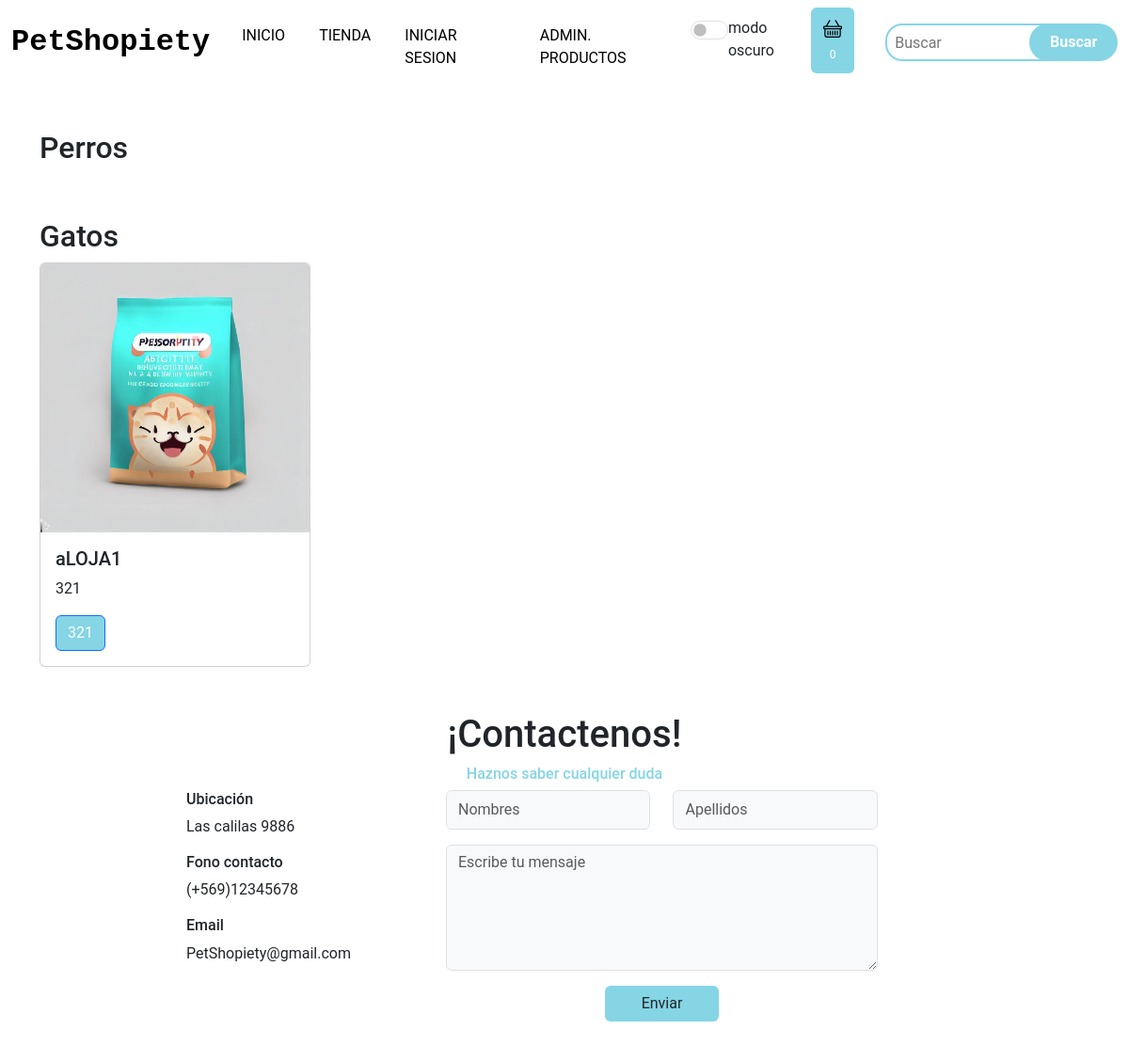
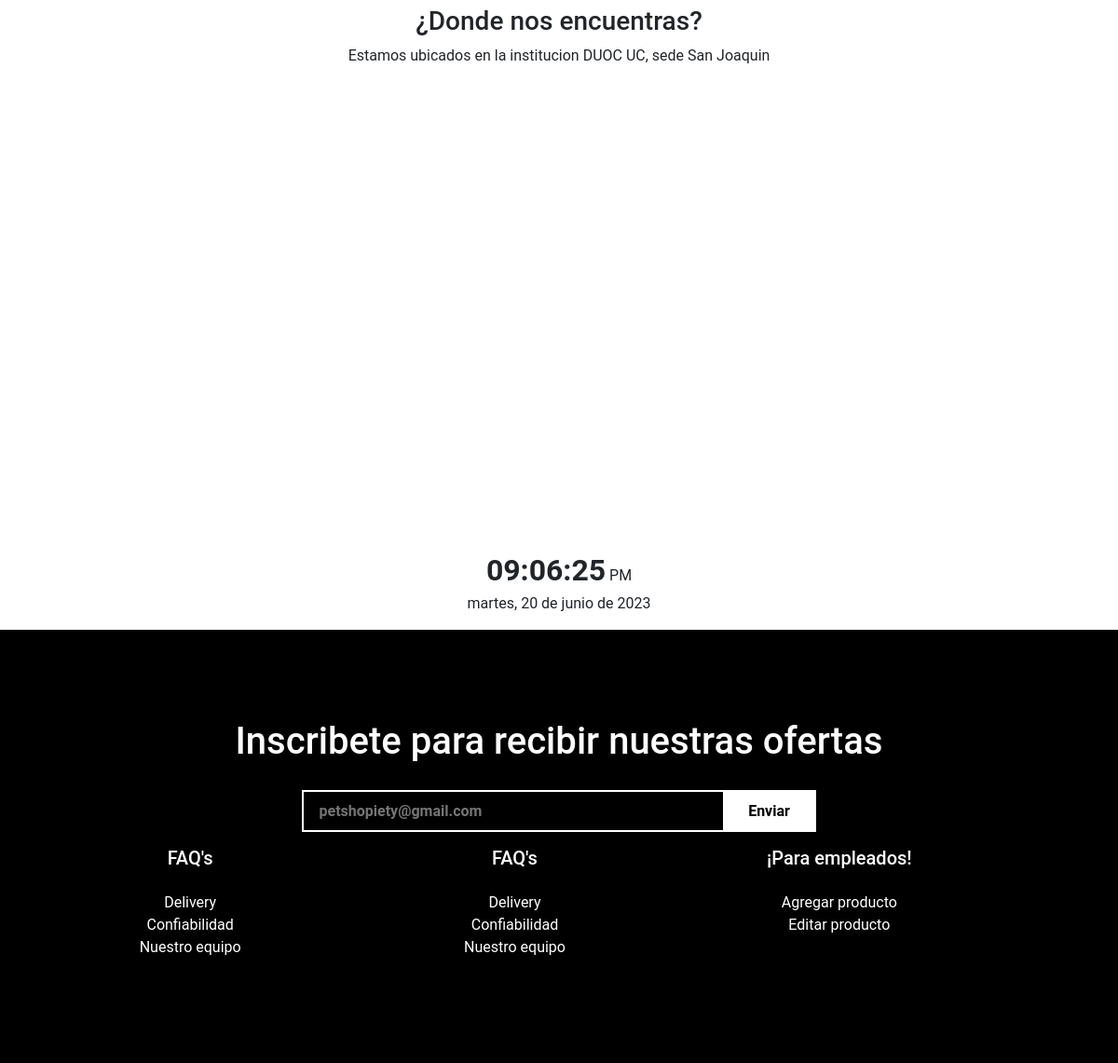
The page /tienda on the database its author committed (2 pictures, top to bottom).
### apps/PetShopiety/models.py (models this page shows, shortened)
class Producto(models.Model):
    sku = models.IntegerField(primary_key=True)
    nombre = models.CharField(max_length=50)
    stock = models.IntegerField()
    precio = models.IntegerField()
    descripcion = models.CharField(max_length=200)
    id_cat = models.ForeignKey(Categoria, on_delete=models.CASCADE)
    img_url = models.ImageField(upload_to='imagenesProducto')

### apps/PetShopiety/views.py (the view)
# urls.py: path('tienda', views.cargarTienda),
def cargarTienda(request):
    productos = Producto.objects.all()
    categoria_perros = Producto.objects.filter(id_cat=1)
    categoria_gatos = Producto.objects.filter(id_cat=2)
    return render(request, "tienda.html", {"prod": productos, "cate_gatos": categoria_gatos, "cate_perros": categoria_perros})

### apps/PetShopiety/templates/tienda.html (shortened to what this page needs)
<!DOCTYPE html>
<html lang="en">
{%load static%}
<head>
  <link href="https://cdn.jsdelivr.net/npm/bootstrap@5.3.0-alpha3/dist/css/bootstrap.min.css" rel="stylesheet"
 />
  <link rel="stylesheet" href="https://cdn.jsdelivr.net/npm/bootstrap-icons@1.10.5/font/bootstrap-icons.css">
  {% block head %}
  <link rel="stylesheet" href="{% static 'css/style.css' %}">
  {% endblock %}
</head>
<body>
  <nav class="navbar navbar-expand-lg">
    <div class="container-fluid">
      <a class="navbar-brand fw-bold" href="/">PetShopiety</a>
      <div class="collapse navbar-collapse" id="navbarSupportedContent">
        <ul class="navbar-nav m-auto mb-2 mb-lg-0">
          <li class="nav-item">
            <a class="nav-link active" href="/">Inicio</a>
          </li>
          <li class="nav-item">
            <a class="nav-link" href="#">Tienda</a>
          </li>
          <li>
            <a class="nav-link" href="/iniciar_sesion">Iniciar Sesion</a>
          </li>
          <li>
            <a class="nav-link" href="/admin_productos">ADMIN. PRODUCTOS</a>
          </li>
          <li>
            <div class="form-check form-switch">
              <input type="checkbox" class="form-check-input" id="checkbox" onclick="setDarkMode()">
              <label class="form-check-label" for="checkbox">modo oscuro</label>
            </div>
          </li>
        </ul>
        <div class="col-1 mb-1 ">
          <button id="carrito" class="btn align-content-center" type="button" data-bs-toggle="offcanvas"
            data-bs-target="#offcanvasScrolling" aria-controls="offcanvasScrolling">
            <span id="cantidad-carrito" class="cantidad-carrito"></span>
          </button>
        </div>
        <form class="d-flex" role="search">
          <input class="px-2 search" type="search" placeholder="Buscar" aria-label="Buscar" />
          <button class="btn0" type="submit">
            Buscar
          </button>
        </form>
      </div>
    </div>
  </nav>
    <div class="container">
        <div class="row mt-5">
            <h2>Perros</h2>
        </div>
        <div class="row mt-5">
            <h2>Gatos</h2>
            {% for p in cate_gatos %}
            <div class="col">
                <div class="card" style="width: 18rem;">
                  {%if p.img_url.url%}
                    <img src="{{p.img_url.url}}" class="card-img-top img-fluid" alt="...">
                  {%else %}
                  <img src="{{p.img_url}}" class="card-img-top img-fluid" alt="...">
                  {% endif %}
                    <div class="card-body">
                      <h5 class="card-title">{{p.nombre}}</h5>
                      <p class="card-text">{{p.descripcion}}</p>
                      <a href="#" class="btn btn-primary">{{p.precio}}</a>
                    </div>
                  </div>
            </div>
            {% endfor %}
        </div>
    </div>
  <section class="contact m-5" id="contact">
    <div class="container">
      <div class="row">
        <div class="col-lg-5 m-auto text-center">
          <h1>¡Contactenos!</h1>
          <h6 style="color: rgb(133,213,229);">Haznos saber cualquier duda</h6>
        </div>
      </div>
      <div class="row">
        <div class="col-lg-9 m-auto ">
          <div class="row">
            <div class="col-lg-4">
              <h6>Ubicación</h6>
              <p>Las calilas 9886</p>
              <H6>Fono contacto</H6>
              <p>(+569)12345678</p>
              <h6>Email</h6>
              <p>PetShopiety@gmail.com</p>
            </div>
            <div class="col-lg-7">
              <div class="row">
                <div class="col-lg-6">
                  <input type="text" class="form-control bg-light py-2" placeholder="Nombres">
                </div>
                <div class="col-lg-6">
                  <input type="text" class="form-control bg-light py-2" placeholder="Apellidos">
                </div>
              </div>
              <div class="row">
                <div class="col-lg-12 py-3">
                  <textarea name="" id="" class="form-control bg-light" placeholder="Escribe tu mensaje" cols="30"
                    rows="5"></textarea>
                </div>
                <button class="btn w-25 container-fluid">Enviar</button>
              </div>
            </div>
          </div>
        </div>
      </div>
    </div>
  </section>
  <div class="text-center">
    <h3>¿Donde nos encuentras?</h3>
    <p>Estamos ubicados en la institucion DUOC UC, sede San Joaquin</p>
  </div>
  <div id="mapa"></div>
  <div class="container text-center mb-3">
    <span id="clock"></span>
    <span id="ampm"></span>
    <br>
    <span id="date"></span>
  </div>
  <section class="news py-5">
    <div class="container py-5">
      <div class="row">
        <div class="col-lg-9 text-center m-auto">
          <h1>Inscribete para recibir nuestras ofertas</h1>
          <input type="text" class="px-3" placeholder="petshopiety@gmail.com">
          <button class="btn2">Enviar</button>
        </div>
      </div>
      <div class="row">
        <div class="col-lg-11 text-center">
          <div class="row">
            <div class="col-lg-4 py-3 ">
              <h5 class="pb-3">FAQ's</h5>
              <p>Delivery</p>
              <p>Confiabilidad</p>
              <p>Nuestro equipo</p>
            </div>
            <div class="col-lg-4 py-3">
              <h5 class="pb-3">FAQ's</h5>
              <p>Delivery</p>
              <p>Confiabilidad</p>
              <p>Nuestro equipo</p>
            </div>
            <div class="col-lg-4 py-3 c-employee">
              <h5 class="pb-3">¡Para empleados!</h5>
              <a href="#">Agregar producto</a> <br>
              <a href="#">Editar producto</a>
            </div>
          </div>
        </div>
      </div>
    </div>
  </section>
</body>
</html>

### apps/PetShopiety/static/css/style.css (style rules this page uses)
input.error, select, textarea { border: 1px solid darkred; }
* { padding: 0; margin: 0; box-sizing: border-box; font-family: 'Roboto', sans-serif; box-sizing: border-box; }
.navbar-brand { font-size: 2rem; font-family: 'Source Code Pro', monospace; color: black; }
.nav-link { margin: 0 10px 0 10px; color: black; text-transform: uppercase; }
.search { height: 40px; width: 80%; border-radius: 18px; outline: none; border: 2px solid rgb(133,213,229); margin-right: -35px; }
.cantidad-carrito { background-color: rgb(133,213,229); color: white; border-radius: 50%; font-size: 12px; padding: 4px; display: none; }
.btn0 { height: 40px; width: 40%; outline: none; border: none; background-color: rgb(133,213,229); color: white; border-radius: 20px; font-weight: 700; }
.btn { background-color: rgb(133,213,229); }
.news { background-color: black; color: white; }
.btn2 { height: 45px; width: 100px; background: white; margin-left: -10px; border: 2px solid white; font-weight: 600; }
.news input { height: 45px; width: 55%; border: 2px solid white; outline: none; background: black; color: white; margin-top: 20px; font-weight: 600; }
.news::placeholder { color: white; }
.news p { margin: 0; }
.c-employee a { text-decoration: none; color: white; }
#clock { font-size: 2rem; font-weight: bold; text-align: center; }
#checkbox { width: 40px; height: 20px; cursor: pointer; }
#mapa { height: 500px; width: 100%; }

### rows shown on the page
Producto: img_url (picture), nombre "aLOJA1", descripcion "321", precio "321"
